Frame 1 (no input): blank canvas, image omitted
Frame 60 (the mouse pressed at the canvas centre just before this capture): blank canvas, image omitted
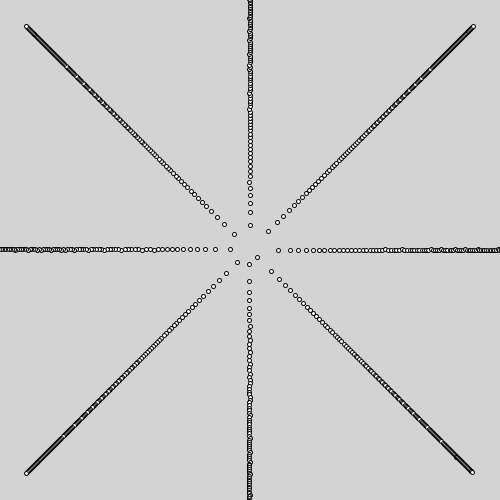
Frame 120 (the mouse held since frame 60 and released just before this capture)

The Processing sketch whose frames 1 and 60 were blank and that drew this single picture after the mouse press (run headless with seeded random() and noise(); from frame 60 on, the mouse is pressed at the canvas centre):

// Processing sketch: processing_74730
// ── processing_74730.pde

int N= 1000 ;
float th= 2.39997 ;
float c= 5 ;
float d= 4 ;

float r, a, x, y;

void setup()
{
  size(500, 500);
}

void draw()
{
  background(211);
  translate(width/2, height/2);

  th = map(mouseX, 0, width, 0, HALF_PI);
  c  = map(mouseY, 0, height, 0, 5*d);

    for (int i=1 ; i<=N ; i++ )
  {
    r= c * sqrt(i) ;
    a= i * th  ;
    x= r * cos(a) ;
    y= r * sin(a) ;

    ellipse(x, y, d, d);
  }
}
